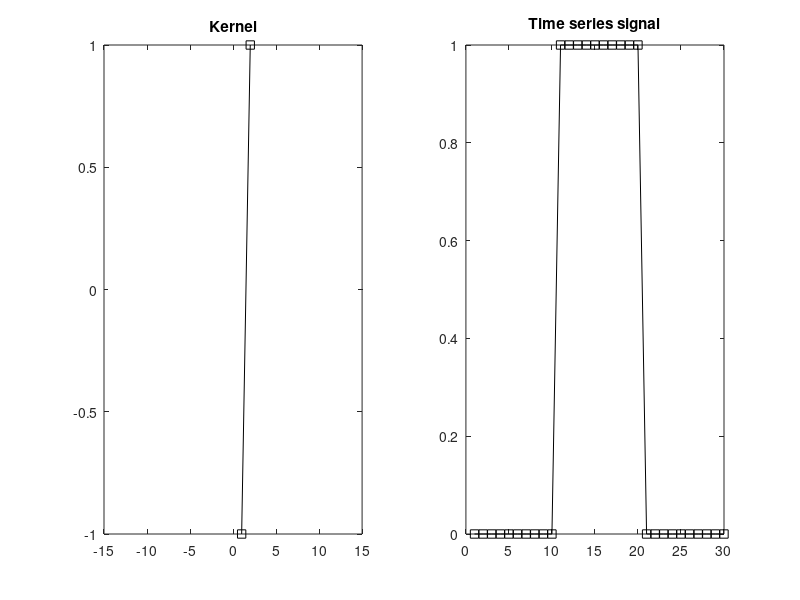
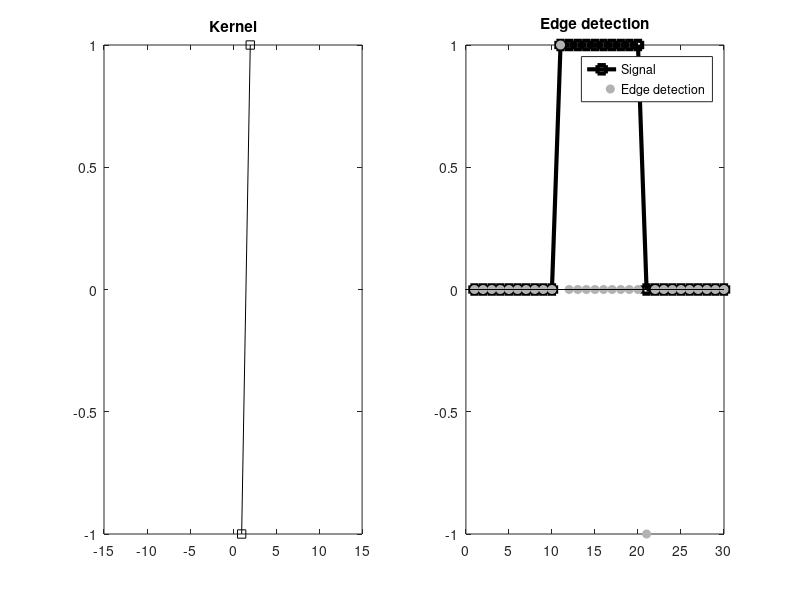

The MATLAB source for these figures, in order:
kernel = [-1, 1];

signal = zeros(1, 30);
signal(11:20) = 1;

subplot(1,2,1);
plot(kernel, 'ks-'); title('Kernel'); xlim([-15, 15]);

subplot(1,2,2);
plot(signal, 'ks-'); title('Time series signal');

featureMap = zeros(1, length(signal));

%%%%%%%%%%%%%% ToDo %%%%%%%%%%%%%%

for t = 2:length(signal)-1
    featureMap(t) = dot(kernel, signal(t-1:t));
end

%%%%%%%%%%%%%%%%%%%%%%%%%%%%%%%%%%

figure;
subplot(1,2,1);
plot(kernel, 'ks-'); title('Kernel'); xlim([-15, 15]);

subplot(1,2,2);
plot(signal, 'ks-', 'LineWidth', 3); hold on;
stem(featureMap, 'filled', 'LineStyle', 'none', 'Marker', 'o', 'MarkerFaceColor', [.7 .7 .7], 'MarkerEdgeColor', [.7 .7 .7]);
title('Edge detection'); legend('Signal', 'Edge detection');
hold off;
